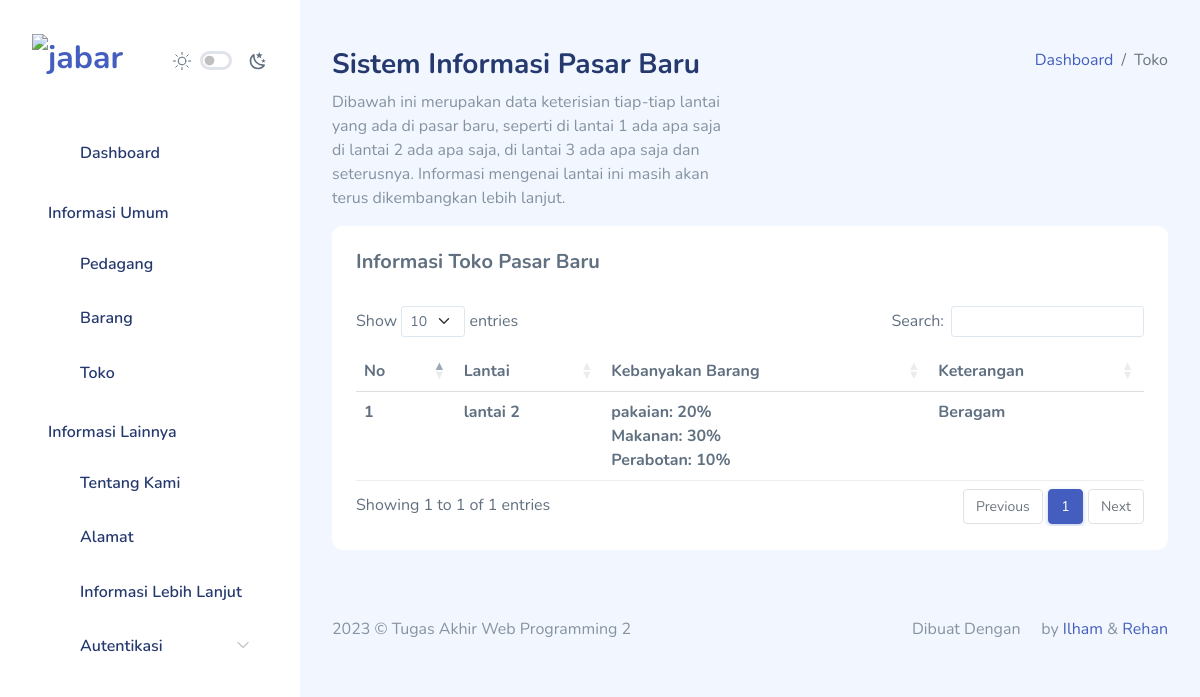
The app's page /toko.php with its own data.
### tables this page shows
CREATE TABLE `tp_toko` (
  `id_toko` int(11) NOT NULL,
  `lantai` varchar(255) NOT NULL,
  `baju` int(255) NOT NULL,
  `makanan` int(255) NOT NULL,
  `perabotan` int(255) NOT NULL,
  `keterangan` varchar(255) NOT NULL
);

### toko.php (the view, shortened to what this page needs)
<?php
include 'koneksi.php';
if (isset($_GET['cari'])) {
  $cari = $_GET['key'];
  $sql = "SELECT * FROM tp_toko WHERE lantai like '%$cari%'";
} else {
  $sql = "SELECT * FROM tp_toko ORDER by id_toko DESC";
}
$result = $konek->query($sql);
?>
<!DOCTYPE html>
<html lang="en">
<head>
<link rel="stylesheet" href="assets/extensions/datatables.net-bs5/css/dataTables.bootstrap5.min.css">
  <link rel="stylesheet" href="./assets/compiled/css/table-datatable-jquery.css">
  <link rel="stylesheet" href="./assets/compiled/css/app.css">
  <link rel="stylesheet" href="./assets/compiled/css/app-dark.css">
</head>
<body>
    <div id="app">
        <div id="sidebar">
        <div class="sidebar-wrapper active">
          <div class="sidebar-header position-relative">
            <div class="d-flex justify-content-between align-items-center">
              <div class="logo">
                <a href="index.php"
                  ><img
                    src="./assets/compiled/svg/jabar.svg"
                    alt="jabar"
                    srcset=""
                /></a>
              </div>
              <div class="theme-toggle d-flex gap-2 align-items-center mt-2">
                <div class="form-check form-switch fs-6">
                  <input
                    class="form-check-input me-0"
                    type="checkbox"
                    id="toggle-dark"
                    style="cursor: pointer"
                  />
                </div>
              </div>
            </div>
          </div>
          <div class="sidebar-menu">
            <ul class="menu">
             <?php if (isset($_SESSION['status']) == 'login') { ?>
              <li class="sidebar-item">
                <a href="dashboardadmin.php" class="sidebar-link">
                  <i class="bi bi-grid-fill"></i>
                  <span>Dashboard</span>
                </a>
              </li>
              <?php } else { ?>
                 <li class="sidebar-item">
                <a href="index.php" class="sidebar-link">
                  <i class="bi bi-grid-fill"></i>
                  <span>Dashboard</span>
                </a>
              </li>
                <?php } ?>
              <li class="sidebar-title">Informasi Umum</li>
              <?php if (isset($_SESSION['status']) == 'login') { ?>
              <li class="sidebar-item">
                <a href="pedagang.php" class="sidebar-link">
                  <i class="bi bi-person-raised-hand"></i>
                  <span>Pedagang</span>
                </a>
              </li>
              <?php } else { ?>
                <li class="sidebar-item">
                <a href="pedagang.php" class="sidebar-link">
                  <i class="bi bi-person-raised-hand"></i>
                  <span>Pedagang</span>
                </a>
              </li>
              <?php } ?>
              <?php if (isset($_SESSION['status']) == 'login') { ?>
              <li class="sidebar-item">
                <a href="barang.php" class="sidebar-link">
                  <i class="bi bi-cart3"></i>
                  <span>Barang</span>
                </a>
              </li>
              <?php } else { ?>
                <li class="sidebar-item">
                <a href="barang.php" class="sidebar-link">
                  <i class="bi bi-cart3"></i>
                  <span>Barang</span>
                </a>
              </li><?php } ?>
              <?php if (isset($_SESSION['status']) == 'login') { ?>
              <li class="sidebar-item">
                <a href="toko.php" class="sidebar-link">
                  <i class="bi bi-shop"></i>
                  <span>Toko</span>
                </a>
              </li>
              <?php } else { ?>
                 <li class="sidebar-item">
                <a href="toko.php" class="sidebar-link">
                  <i class="bi bi-shop"></i>
                  <span>Toko</span>
                </a>
              </li>
              <?php } ?>
              <li class="sidebar-title">Informasi Lainnya</li>
              <?php if (isset($_SESSION['status']) == 'login') { ?>
              <li class="sidebar-item">
                <a href="tentangkami.php" class="sidebar-link">
                  <i class="bi bi-wechat"></i>
                  <span>Tentang Kami</span>
                </a>
              </li>
              <?php } else { ?>
                <li class="sidebar-item">
                <a href="tentangkami.php" class="sidebar-link">
                  <i class="bi bi-wechat"></i>
                  <span>Tentang Kami</span>
                </a>
              </li>
              <?php } ?>
              <?php if (isset($_SESSION['status']) == 'login') { ?>
              <li class="sidebar-item">
                <a href="maps.php" class="sidebar-link">
                  <i class="bi bi-map-fill"></i>
                  <span>Alamat</span>
                </a>
              </li>
              <?php } else { ?>
                <li class="sidebar-item">
                <a href="maps.php" class="sidebar-link">
                  <i class="bi bi-map-fill"></i>
                  <span>Alamat</span>
                </a>
              </li>
              <?php } ?>
              <?php if (isset($_SESSION['status']) == 'login') { ?>
              <li class="sidebar-item">
                <a href="sosialmedia.php" class="sidebar-link">
                  <i class="bi bi-share"></i>
                  <span>Informasi Lebih Lanjut</span>
                </a>
                <?php } else { ?>
                  <li class="sidebar-item">
                <a href="sosialmedia.php" class="sidebar-link">
                  <i class="bi bi-share"></i>
                  <span>Informasi Lebih Lanjut</span>
                </a>
                <?php } ?>
              <li class="sidebar-item has-sub">
                <a href="#" class="sidebar-link">
                  <i class="bi bi-person-badge-fill"></i>
                  <span>Autentikasi</span>
                </a>
              </li>
            </ul>
          </div>
        </div>
      </div>
</div>
        <div id="main">
<div class="page-heading">
    <div class="page-title">
        <div class="row">
            <div class="col-12 col-md-6 order-md-1 order-last">
                <h3>Sistem Informasi Pasar Baru</h3>
                <p class="text-subtitle text-muted">Dibawah ini merupakan data keterisian tiap-tiap lantai yang ada di pasar baru, seperti di lantai 1 ada apa saja di lantai 2 ada apa saja, di lantai 3 ada apa saja dan seterusnya. Informasi mengenai lantai ini masih akan terus dikembangkan lebih lanjut.</p>
            </div>
            <div class="col-12 col-md-6 order-md-2 order-first">
                <nav aria-label="breadcrumb" class="breadcrumb-header float-start float-lg-end">
                    <ol class="breadcrumb">
                        <li class="breadcrumb-item"><a href="index.php">Dashboard</a></li>
                        <li class="breadcrumb-item active" aria-current="page">Toko</li>
                    </ol>
                </nav>
            </div>
        </div>
    </div>
    <section class="section">
        <div class="card">
            <div class="card-header">
                <h5 class="card-title">
                    Informasi Toko Pasar Baru
                </h5>
            </div>
            <div class="card-body">
                <div class="table-responsive">
                    <table class="table" id="table1">
                        <thead>
                   <tr>
                      <th>No</th>
                      <th>Lantai</th>
                      <th>Kebanyakan Barang</th>
                      <th>Keterangan</th>
                    </tr>
                  </thead>
                         <tbody>
                   <?php $no = 1 ?>
                    <?php if ($result->num_rows > 0) { ?>
                      <?php while ($row = $result->fetch_assoc()) { ?>
                        <tr>
                          <th><?= $no ?> </th>
                          <th> <?= $row['lantai'] ?> </th>
                          <th>pakaian: <?= $row['baju'] ?>% <br> Makanan: <?= $row['makanan'] ?>% <br>Perabotan: <?= $row['perabotan'] ?>%</th>
                          <th><?= $row['keterangan'] ?> </th>
                          <?php $no++ ?>
                        </tr>
                      <?php } ?>
                    <?php } ?>
                  </tbody>
                    </table>
                </div>
            </div>
        </div>
    </section>
</div>
       <footer>
          <div class="footer clearfix mb-0 text-muted">
            <div class="float-start">
              <p>2023 &copy; Tugas Akhir Web Programming 2</p>
            </div>
            <div class="float-end">
              <p>
                Dibuat Dengan
                <span class="text-danger"><i class="bi bi-fire"></i></span>
                by <a href="https://github.com/7fadillahIl">Ilham</a> &amp;
                <a href="https://www.instagram.com/rehan_alif_albani123/"
                  >Rehan</a
                >
              </p>
            </div>
          </div>
        </footer>
        </div>
</body>
</html>

### records on screen
tp_toko: lantai "lantai 2", baju "20", makanan "30", perabotan "10", keterangan "Beragam"
